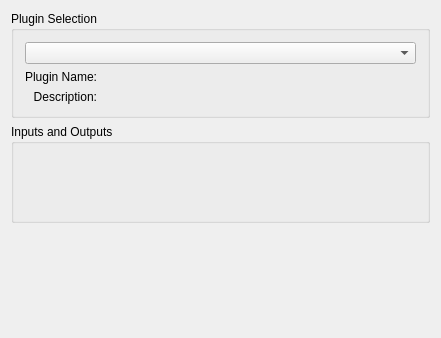
<?xml version="1.0" encoding="UTF-8"?>
<ui version="4.0">
 <class>FilterFitTab</class>
 <widget class="QWidget" name="FilterFitTab">
  <property name="geometry">
   <rect>
    <x>0</x>
    <y>0</y>
    <width>441</width>
    <height>338</height>
   </rect>
  </property>
  <layout class="QVBoxLayout" name="verticalLayout">
   <item>
    <widget class="QGroupBox" name="GroupBox9_3">
     <property name="sizePolicy">
      <sizepolicy hsizetype="Preferred" vsizetype="Fixed">
       <horstretch>0</horstretch>
       <verstretch>0</verstretch>
      </sizepolicy>
     </property>
     <property name="title">
      <string>Plugin Selection</string>
     </property>
     <layout class="QGridLayout" name="gridLayout">
      <item row="0" column="0" colspan="2">
       <layout class="QGridLayout">
        <property name="margin">
         <number>0</number>
        </property>
        <item row="0" column="0">
         <widget class="QComboBox" name="_pluginCombo"/>
        </item>
       </layout>
      </item>
      <item row="1" column="0">
       <widget class="QLabel" name="label">
        <property name="sizePolicy">
         <sizepolicy hsizetype="Fixed" vsizetype="Preferred">
          <horstretch>0</horstretch>
          <verstretch>0</verstretch>
         </sizepolicy>
        </property>
        <property name="text">
         <string>Plugin Name:</string>
        </property>
        <property name="alignment">
         <set>Qt::AlignRight|Qt::AlignTrailing|Qt::AlignVCenter</set>
        </property>
       </widget>
      </item>
      <item row="1" column="1">
       <widget class="QLabel" name="_pluginLabel">
        <property name="text">
         <string/>
        </property>
       </widget>
      </item>
      <item row="2" column="0">
       <widget class="QLabel" name="label_3">
        <property name="text">
         <string>Description:</string>
        </property>
        <property name="alignment">
         <set>Qt::AlignRight|Qt::AlignTrailing|Qt::AlignVCenter</set>
        </property>
       </widget>
      </item>
      <item row="2" column="1">
       <widget class="QLabel" name="_descriptionLabel">
        <property name="text">
         <string/>
        </property>
       </widget>
      </item>
     </layout>
    </widget>
   </item>
   <item>
    <widget class="QGroupBox" name="_inputOutputBox">
     <property name="title">
      <string>Inputs and Outputs</string>
     </property>
    </widget>
   </item>
   <item>
    <widget class="Kst::CurveAppearance" name="_curveAppearance" native="true"/>
   </item>
  </layout>
 </widget>
 <layoutdefault spacing="6" margin="11"/>
 <pixmapfunction>qPixmapFromMimeSource</pixmapfunction>
 <customwidgets>
  <customwidget>
   <class>Kst::CurveAppearance</class>
   <extends>QWidget</extends>
   <header>curveappearance.h</header>
  </customwidget>
 </customwidgets>
 <tabstops>
  <tabstop>_pluginCombo</tabstop>
 </tabstops>
 <resources/>
 <connections/>
</ui>
